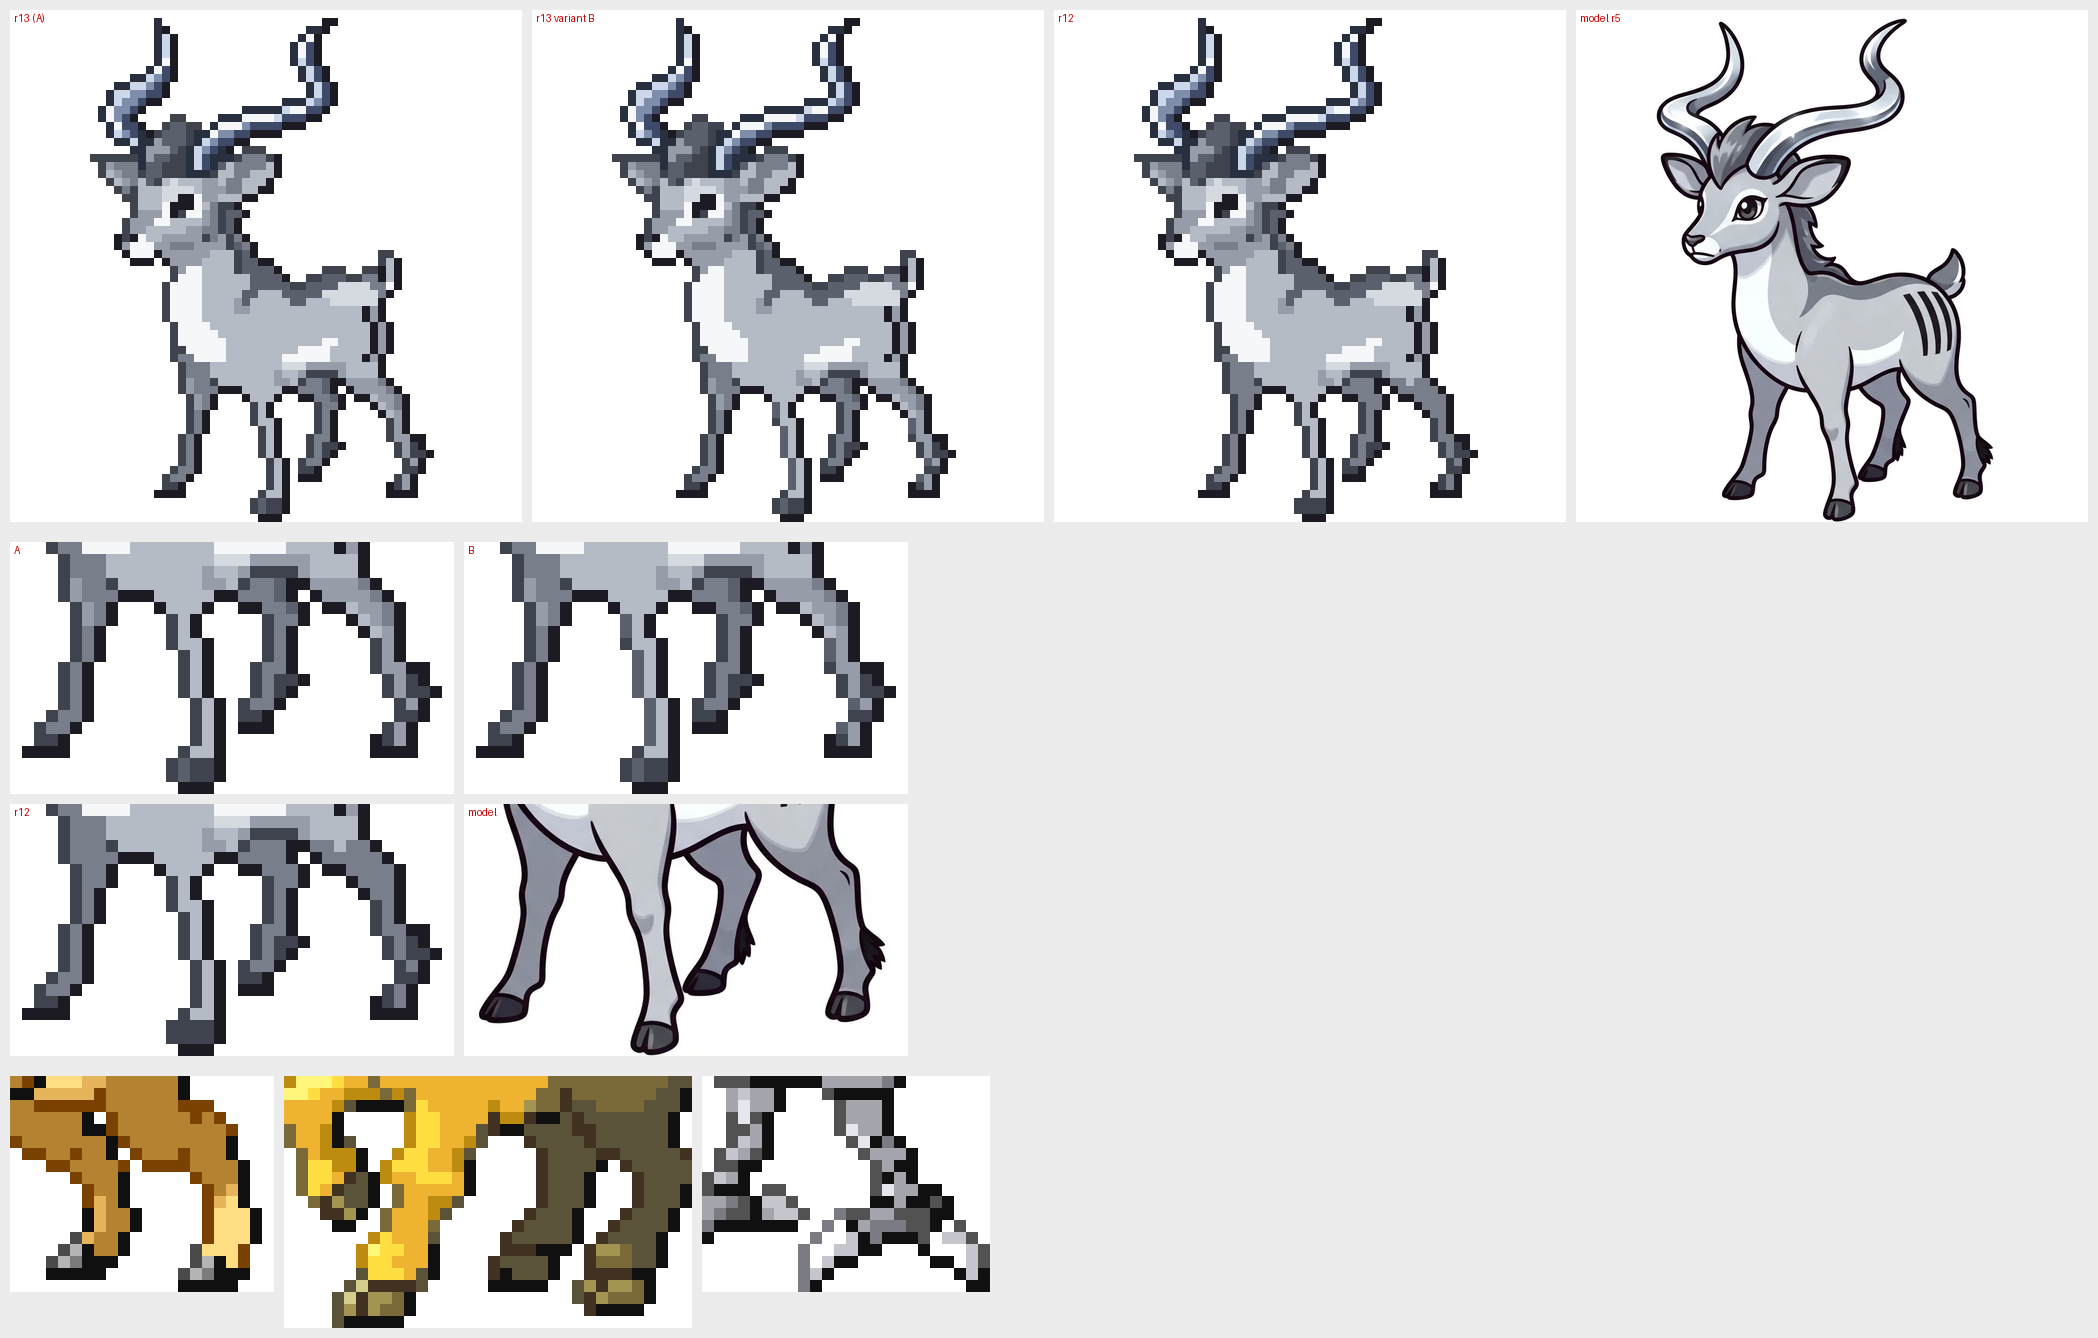

Python code for this plot:
# vel.png r13: r13 | r13 variant B | r12 | model (8x); close-up poten 12x naast het model; Gen 3-poten (Stantler, Girafarig, Skarmory) op 12x.
# Draaien vanuit sprite/: python3 r13/vel.py
import numpy as np
from PIL import Image, ImageDraw
G = '/home/user/Pokemon-Fully-Ungrounded/graphics/pokemon/'
def rgba(f):
    im = Image.open(f).crop((0, 0, 64, 64)); a = np.array(im)
    c = np.array(im.convert('RGB').convert('RGBA')); c[a == 0, 3] = 0; return Image.fromarray(c)
def gba(n):
    im = Image.open(G + n + '/anim_front_gba.png').crop((0, 0, 64, 64))
    pal = [int(v) for l in open(G + n + '/normal_gba.pal').read().split('\n')[3:19] for v in l.split()]
    im.putpalette(pal); a = np.array(im); c = np.array(im.convert('RGB').convert('RGBA')); c[a == 0, 3] = 0
    return Image.fromarray(c)
m0 = Image.open('../referenties/model_r5.png').convert('RGB'); m = Image.new('RGB', (3072, 3072), (255, 255, 255)); m.paste(m0, (1024, 1024))
p = 15.126984126984127
def modcrop(x0, y0, x1, y1, size):
    bx = 196 + 1024 + (x0 - 10) * p; by = 39 + 1024 + (y0 - 1) * p
    return m.crop((int(bx), int(by), int(bx + (x1 - x0) * p), int(by + (y1 - y0) * p))).resize(size, Image.LANCZOS).convert('RGBA')
def wit(im, box=(0, 0, 64, 64), z=8):
    c = im.crop(box); t = Image.new('RGBA', c.size, (255, 255, 255, 255)); t.paste(c, (0, 0), c)
    return t.resize((c.width * z, c.height * z), Image.NEAREST)
A = rgba('r13/impala_r13.png'); B = rgba('r13/variant_B/impala_r13_B.png'); R12 = rgba('r12/impala_r12.png')
BG = (236, 236, 236, 255)
rows = []
top = [wit(A), wit(B), wit(R12), modcrop(0, 0, 64, 64, (512, 512))]
T = Image.new('RGBA', (4 * 522 + 10, 532), BG); d = ImageDraw.Draw(T)
for i, im in enumerate(top): T.paste(im, (10 + i * 522, 10)); d.text((14 + i * 522, 12), ['r13 (A)', 'r13 variant B', 'r12', 'model r5'][i], fill=(200, 0, 0))
rows.append(T)
box = (17, 43, 54, 64)
cl = [wit(A, box, 12), wit(B, box, 12), wit(R12, box, 12), modcrop(*box, (37 * 12, 21 * 12))]
C = Image.new('RGBA', (2 * (37 * 12 + 10) + 10, 2 * (21 * 12 + 10) + 10), BG); dc = ImageDraw.Draw(C)
for i, im in enumerate(cl): C.paste(im, (10 + (i % 2) * (37 * 12 + 10), 10 + (i // 2) * (21 * 12 + 10))); dc.text((14 + (i % 2) * (37 * 12 + 10), 12 + (i // 2) * (21 * 12 + 10)), ['A', 'B', 'r12', 'model'][i], fill=(200, 0, 0))
rows.append(C)
g3 = [wit(gba('stantler'), (40, 46, 62, 64), 12), wit(gba('girafarig'), (16, 40, 50, 61), 12), wit(gba('skarmory'), (22, 46, 46, 64), 12)]
Gm = Image.new('RGBA', (sum(g.width + 10 for g in g3) + 10, max(g.height for g in g3) + 20), BG); x = 10
for g in g3: Gm.paste(g, (x, 10)); x += g.width + 10
rows.append(Gm)
O = Image.new('RGBA', (max(r.width for r in rows), sum(r.height for r in rows)), BG); y = 0
for r in rows: O.paste(r, (0, y)); y += r.height
O.save('r13/vel.png'); print(O.size)
